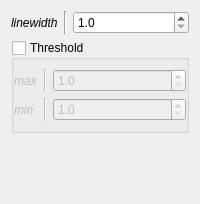
                    <widget class="QWidget" name="line">
                     <layout class="QGridLayout" name="gridLayout_9">
                      <item row="2" column="0" colspan="3">
                       <widget class="QGroupBox" name="_sig_th">
                        <property name="title">
                         <string>Threshold</string>
                        </property>
                        <property name="checkable">
                         <bool>true</bool>
                        </property>
                        <property name="checked">
                         <bool>false</bool>
                        </property>
                        <layout class="QVBoxLayout" name="verticalLayout_10">
                         <property name="leftMargin">
                          <number>0</number>
                         </property>
                         <property name="rightMargin">
                          <number>0</number>
                         </property>
                         <item>
                          <layout class="QGridLayout" name="gridLayout_7">
                           <item row="1" column="0">
                            <widget class="QLabel" name="label_30">
                             <property name="font">
                              <font>
                               <italic>true</italic>
                              </font>
                             </property>
                             <property name="text">
                              <string>min</string>
                             </property>
                            </widget>
                           </item>
                           <item row="1" column="1">
                            <widget class="Line" name="line_22">
                             <property name="orientation">
                              <enum>Qt::Vertical</enum>
                             </property>
                            </widget>
                           </item>
                           <item row="1" column="2">
                            <widget class="QDoubleSpinBox" name="_sig_th_min">
                             <property name="decimals">
                              <number>1</number>
                             </property>
                             <property name="minimum">
                              <double>1.000000000000000</double>
                             </property>
                             <property name="singleStep">
                              <double>0.100000000000000</double>
                             </property>
                            </widget>
                           </item>
                           <item row="3" column="2">
                            <spacer name="horizontalSpacer_16">
                             <property name="orientation">
                              <enum>Qt::Horizontal</enum>
                             </property>
                             <property name="sizeHint" stdset="0">
                              <size>
                               <width>40</width>
                               <height>0</height>
                              </size>
                             </property>
                            </spacer>
                           </item>
                           <item row="0" column="0">
                            <widget class="QLabel" name="label_31">
                             <property name="font">
                              <font>
                               <italic>true</italic>
                              </font>
                             </property>
                             <property name="text">
                              <string>max</string>
                             </property>
                            </widget>
                           </item>
                           <item row="0" column="1">
                            <widget class="Line" name="line_23">
                             <property name="orientation">
                              <enum>Qt::Vertical</enum>
                             </property>
                            </widget>
                           </item>
                           <item row="0" column="2">
                            <widget class="QDoubleSpinBox" name="_sig_th_max">
                             <property name="decimals">
                              <number>1</number>
                             </property>
                             <property name="minimum">
                              <double>1.000000000000000</double>
                             </property>
                             <property name="singleStep">
                              <double>0.100000000000000</double>
                             </property>
                            </widget>
                           </item>
                          </layout>
                         </item>
                        </layout>
                       </widget>
                      </item>
                      <item row="1" column="0">
                       <widget class="QLabel" name="label_15">
                        <property name="font">
                         <font>
                          <italic>true</italic>
                         </font>
                        </property>
                        <property name="text">
                         <string>linewidth</string>
                        </property>
                       </widget>
                      </item>
                      <item row="1" column="1">
                       <widget class="Line" name="line_15">
                        <property name="orientation">
                         <enum>Qt::Vertical</enum>
                        </property>
                       </widget>
                      </item>
                      <item row="1" column="2">
                       <widget class="QDoubleSpinBox" name="_sig_lw">
                        <property name="decimals">
                         <number>1</number>
                        </property>
                        <property name="minimum">
                         <double>1.000000000000000</double>
                        </property>
                        <property name="singleStep">
                         <double>0.100000000000000</double>
                        </property>
                       </widget>
                      </item>
                      <item row="5" column="0">
                       <spacer name="verticalSpacer_4">
                        <property name="orientation">
                         <enum>Qt::Vertical</enum>
                        </property>
                        <property name="sizeHint" stdset="0">
                         <size>
                          <width>20</width>
                          <height>40</height>
                         </size>
                        </property>
                       </spacer>
                      </item>
                      <item row="4" column="2">
                       <spacer name="horizontalSpacer_7">
                        <property name="orientation">
                         <enum>Qt::Horizontal</enum>
                        </property>
                        <property name="sizeHint" stdset="0">
                         <size>
                          <width>40</width>
                          <height>20</height>
                         </size>
                        </property>
                       </spacer>
                      </item>
                     </layout>
                    </widget>
